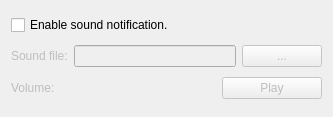
<?xml version="1.0" encoding="UTF-8"?>
<ui version="4.0">
 <class>SoundNotificationWidget</class>
 <widget class="QWidget" name="SoundNotificationWidget">
  <property name="geometry">
   <rect>
    <x>0</x>
    <y>0</y>
    <width>333</width>
    <height>117</height>
   </rect>
  </property>
  <property name="windowTitle">
   <string>Sound notification settings</string>
  </property>
  <property name="locale">
   <locale language="English" country="UnitedStates"/>
  </property>
  <layout class="QGridLayout" name="gridLayout">
   <item row="0" column="0">
    <widget class="QCheckBox" name="enable">
     <property name="text">
      <string>Enable sound notification.</string>
     </property>
    </widget>
   </item>
   <item row="1" column="0">
    <layout class="QHBoxLayout" name="horizontalLayout">
     <item>
      <widget class="QLabel" name="label">
       <property name="enabled">
        <bool>false</bool>
       </property>
       <property name="text">
        <string>Sound file:</string>
       </property>
      </widget>
     </item>
     <item>
      <widget class="QLineEdit" name="fileName">
       <property name="enabled">
        <bool>false</bool>
       </property>
      </widget>
     </item>
     <item>
      <widget class="QPushButton" name="pushButton">
       <property name="enabled">
        <bool>false</bool>
       </property>
       <property name="text">
        <string>...</string>
       </property>
      </widget>
     </item>
    </layout>
   </item>
   <item row="2" column="0">
    <layout class="QHBoxLayout" name="horizontalLayout_2">
     <item>
      <widget class="QLabel" name="label_2">
       <property name="enabled">
        <bool>false</bool>
       </property>
       <property name="text">
        <string>Volume:</string>
       </property>
      </widget>
     </item>
     <item>
      <widget class="Phonon::VolumeSlider" name="volumeSlider">
       <property name="enabled">
        <bool>false</bool>
       </property>
      </widget>
     </item>
     <item>
      <widget class="QPushButton" name="play">
       <property name="enabled">
        <bool>false</bool>
       </property>
       <property name="text">
        <string>Play</string>
       </property>
      </widget>
     </item>
    </layout>
   </item>
  </layout>
 </widget>
 <customwidgets>
  <customwidget>
   <class>Phonon::VolumeSlider</class>
   <extends>QWidget</extends>
   <header location="global">phonon/volumeslider.h</header>
  </customwidget>
 </customwidgets>
 <resources/>
 <connections>
  <connection>
   <sender>enable</sender>
   <signal>toggled(bool)</signal>
   <receiver>label</receiver>
   <slot>setEnabled(bool)</slot>
   <hints>
    <hint type="sourcelabel">
     <x>19</x>
     <y>20</y>
    </hint>
    <hint type="destinationlabel">
     <x>25</x>
     <y>54</y>
    </hint>
   </hints>
  </connection>
  <connection>
   <sender>enable</sender>
   <signal>toggled(bool)</signal>
   <receiver>fileName</receiver>
   <slot>setEnabled(bool)</slot>
   <hints>
    <hint type="sourcelabel">
     <x>149</x>
     <y>24</y>
    </hint>
    <hint type="destinationlabel">
     <x>148</x>
     <y>54</y>
    </hint>
   </hints>
  </connection>
  <connection>
   <sender>enable</sender>
   <signal>toggled(bool)</signal>
   <receiver>pushButton</receiver>
   <slot>setEnabled(bool)</slot>
   <hints>
    <hint type="sourcelabel">
     <x>284</x>
     <y>20</y>
    </hint>
    <hint type="destinationlabel">
     <x>287</x>
     <y>48</y>
    </hint>
   </hints>
  </connection>
  <connection>
   <sender>enable</sender>
   <signal>toggled(bool)</signal>
   <receiver>label_2</receiver>
   <slot>setEnabled(bool)</slot>
   <hints>
    <hint type="sourcelabel">
     <x>53</x>
     <y>17</y>
    </hint>
    <hint type="destinationlabel">
     <x>54</x>
     <y>90</y>
    </hint>
   </hints>
  </connection>
  <connection>
   <sender>enable</sender>
   <signal>toggled(bool)</signal>
   <receiver>volumeSlider</receiver>
   <slot>setEnabled(bool)</slot>
   <hints>
    <hint type="sourcelabel">
     <x>130</x>
     <y>18</y>
    </hint>
    <hint type="destinationlabel">
     <x>125</x>
     <y>84</y>
    </hint>
   </hints>
  </connection>
  <connection>
   <sender>enable</sender>
   <signal>toggled(bool)</signal>
   <receiver>play</receiver>
   <slot>setEnabled(bool)</slot>
   <hints>
    <hint type="sourcelabel">
     <x>267</x>
     <y>23</y>
    </hint>
    <hint type="destinationlabel">
     <x>264</x>
     <y>89</y>
    </hint>
   </hints>
  </connection>
 </connections>
</ui>
